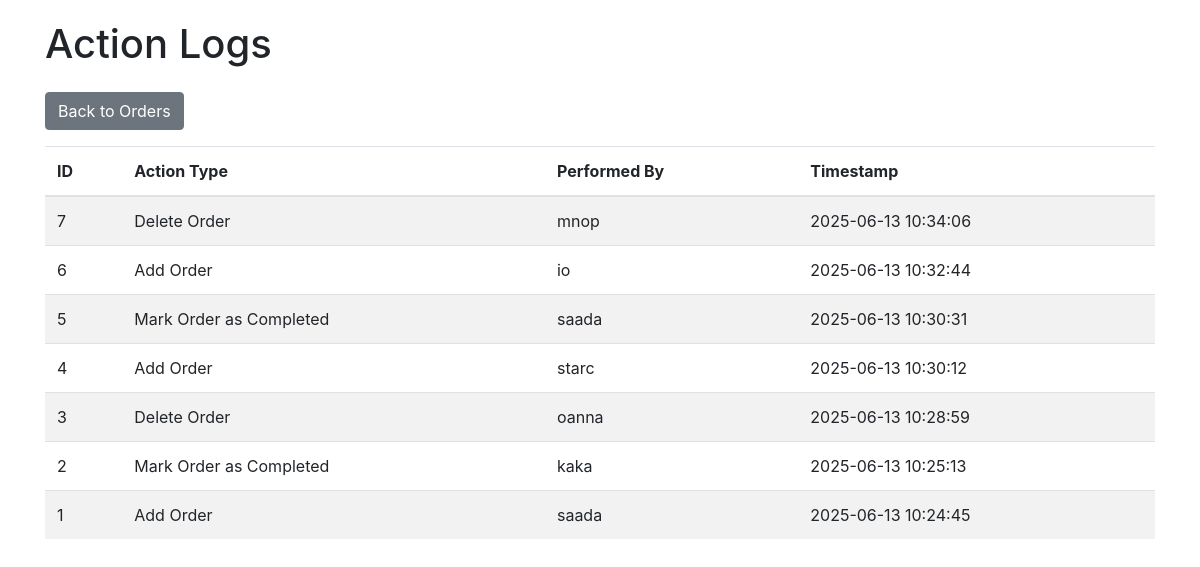
/logs, run on an earlier commit of the app's database.
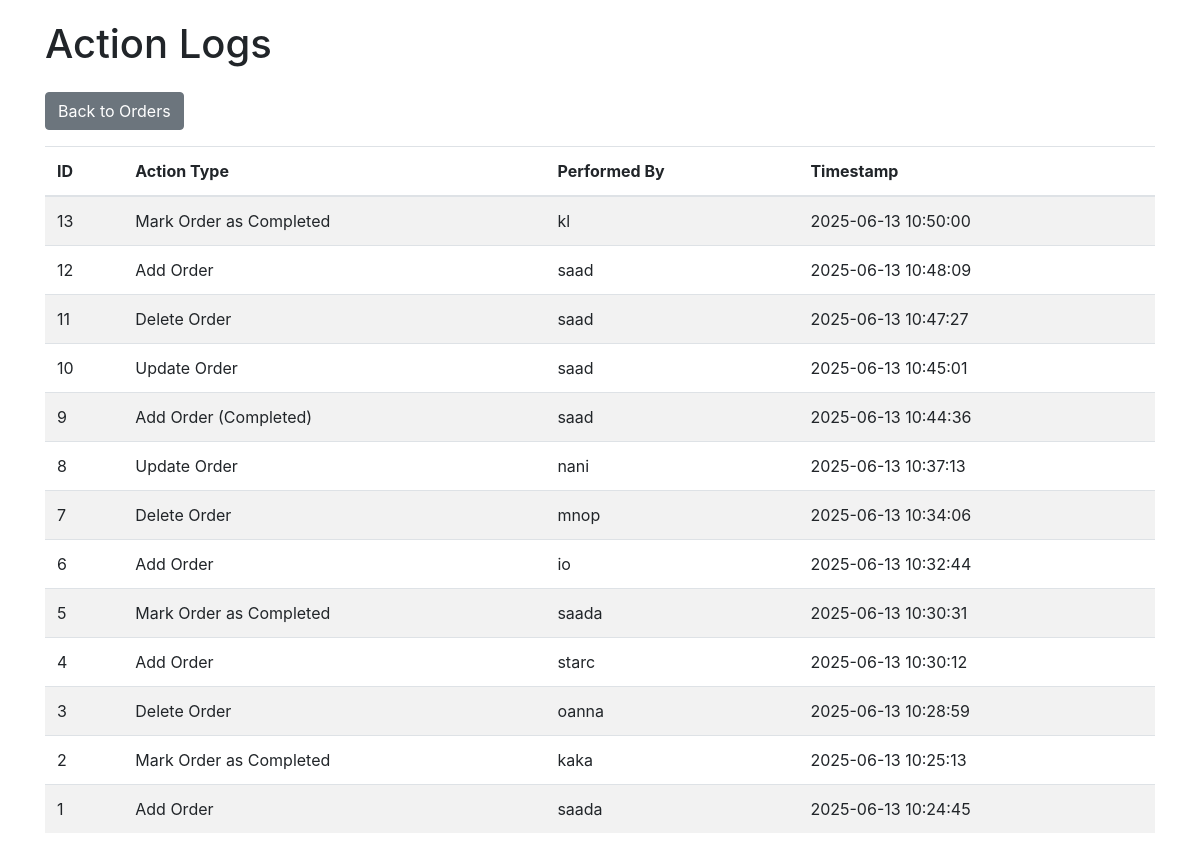
And on a later commit of the database.
### app.py (models this page shows)
class Log(db.Model):
    id = db.Column(db.Integer, primary_key=True)    # Unique ID
    type = db.Column(db.String(50), nullable=False)
    performer = db.Column(db.String(100), nullable=False)
    timestamp = db.Column(db.DateTime, default=datetime.utcnow)

### app.py (the view)
@app.route('/logs')
def view_logs():
    logs = Log.query.order_by(Log.timestamp.desc()).all()
    return render_template('logs.html', logs=logs)

### templates/logs.html (shortened to what this page needs)
<!DOCTYPE html>
<html>
<head>
    <link rel="stylesheet" href="https://stackpath.bootstrapcdn.com/bootstrap/4.5.2/css/bootstrap.min.css">
</head>
<body>
    <div class="container">
        <h1 class="mb-4">Action Logs</h1>
        <a href="{{ url_for('view_orders') }}" class="btn btn-secondary mb-3">Back to Orders</a>
        <table class="table table-striped">
            <thead>
                <tr>
                    <th>ID</th>
                    <th>Action Type</th>
                    <th>Performed By</th>
                    <th>Timestamp</th>
                </tr>
            </thead>
            <tbody>
                {% for log in logs %}
                <tr>
                    <td>{{ log.id }}</td>
                    <td>{{ log.type }}</td>
                    <td>{{ log.performer }}</td>
                    <td>{{ log.timestamp.strftime('%Y-%m-%d %H:%M:%S') }}</td>
                </tr>
                {% endfor %}
            </tbody>
        </table>
    </div>
</body>
</html>

What changed in the data, as far as the page shows it:
added Log: id "13", type "Mark Order as Completed", performer "kl", timestamp "2025-06-13 10:50:00"
added Log: id "12", type "Add Order", performer "saad", timestamp "2025-06-13 10:48:09"
added Log: id "11", type "Delete Order", performer "saad", timestamp "2025-06-13 10:47:27"
added Log: id "10", type "Update Order", performer "saad", timestamp "2025-06-13 10:45:01"
added Log: id "9", type "Add Order (Completed)", performer "saad", timestamp "2025-06-13 10:44:36"
added Log: id "8", type "Update Order", performer "nani", timestamp "2025-06-13 10:37:13"
